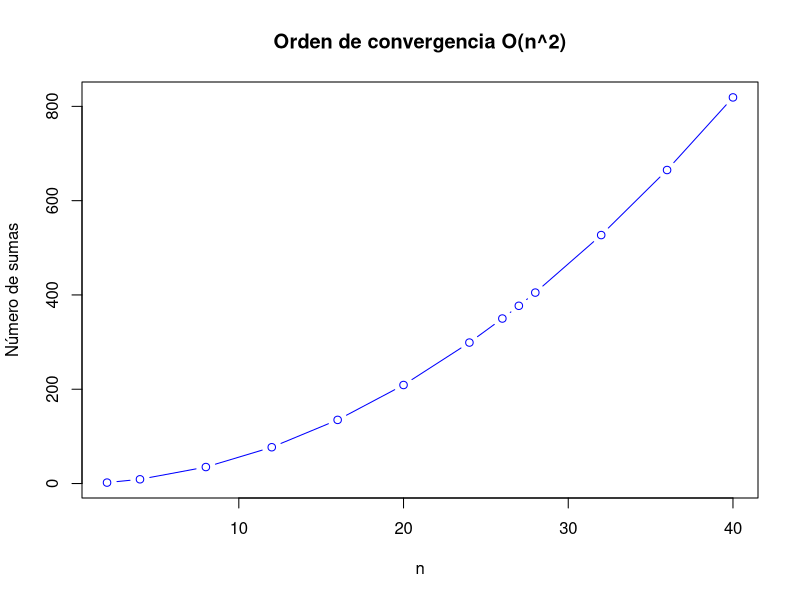

Generate this figure with R:
#Taller 1 Punto 2.1 suma de matriz triangular superior o inferior
#Stiven Gonzalez Olaya
#John Jairo Gonzalez Martinez
#Karen Sofia Coral Godoy
#Daniel Esteban Tibaquira Galindo

matTriangular= function (tamano)
{
  suma= c()
  for (z in tamano)
  {
    mat= matrix(1, nrow = z, ncol = z)
    cont= 0
    numop=0
    for(i in 1:z)
    {
      for (j in 1:i)
      {
        cont = cont + mat[i, j]
        numop= numop+1
      }
    }
    cont= cont-1
    numop= numop-1
    suma = c(suma, cont)
    cont =0 
    cat("\n Matriz ",z, "x", z,"-", numop, "sumas")
  }
  return (suma)
}

val= c(2, 4,8,12,16,20,24, 26, 27 ,28,32,36,40)

#Grafica orden de convergencia O(n^{2})
graph= matTriangular(val)
plot(val, graph, main= "Orden de convergencia O(n^2)", col="blue", xlab = "n", ylab = "Número de sumas", type = 'b')